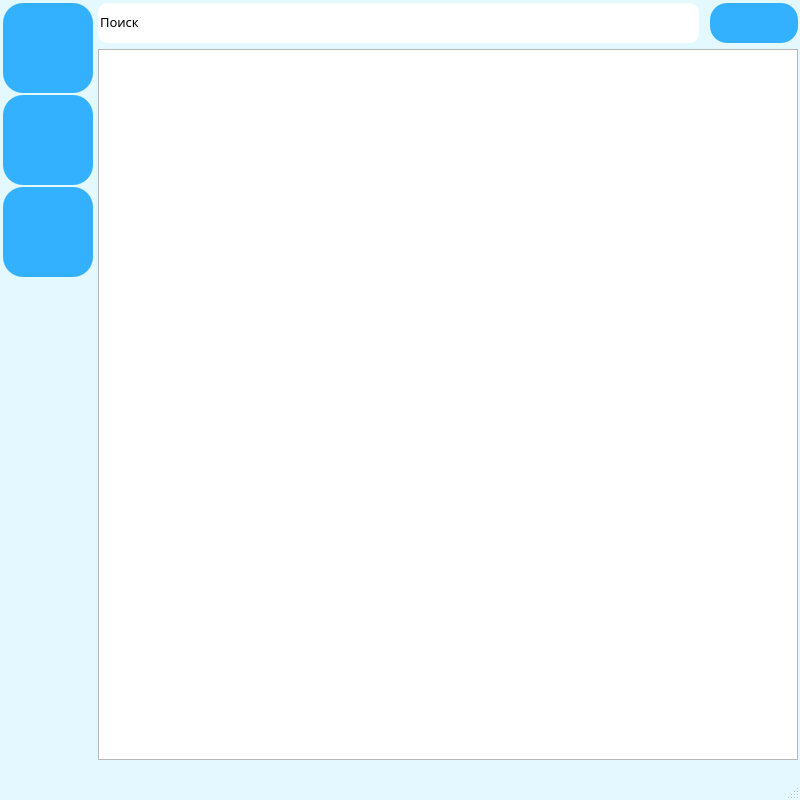
<?xml version="1.0" encoding="UTF-8"?>
<ui version="4.0">
    <class>MainWindow</class>
    <widget class="QMainWindow" name="MainWindow">
        <property name="geometry">
            <rect>
                <x>0</x>
                <y>0</y>
                <width>800</width>
                <height>800</height>
            </rect>
        </property>
        <property name="minimumSize">
            <size>
                <width>800</width>
                <height>800</height>
            </size>
        </property>
        <property name="maximumSize">
            <size>
                <width>800</width>
                <height>800</height>
            </size>
        </property>
        <property name="windowTitle">
            <string>Чаты</string>
        </property>
        <property name="windowIcon">
            <iconset>
                <normaloff>../files/app_images/диалоги.png</normaloff>../files/app_images/диалоги.png
            </iconset>
        </property>
        <property name="whatsThis">
            <string/>
        </property>
        <property name="styleSheet">
            <string notr="true">QMainWindow {
                background-color: rgb(228, 249, 255);
                }
                #pushButton, #pushButton_3, #pushButton_7 {
                background-color: rgb(51, 177, 255);
                border-radius: 20px;
                font: 10pt &quot;Arial&quot;;
                color: rgb(255, 255, 255);
                }
                #pushButton:hover, #pushButton_3:hover, #pushButton_7:hover {
                border-radius: 24px;
                background-color: rgb(52, 202, 232);
                }
                #pushButton:pressed, #pushButton_3:pressed, #pushButton_7:pressed {
                border-radius: 28px;
                background-color: rgb(0, 222, 0);
                }
                QLineEdit {
                border-radius: 10px;
                font: bord, Arial, 15px;
                }
                QLabel {font: bold, Arial, 15px;
                }
                QPushButton:pressed {
                background-color: #42d4da;
                border-style: inset;
                }
                QTextBrowser {
                font: bold, Arial, 12px;
                background-color: #e0f5ff;
                border-color: black;
                border-radius: 10px;}
                QStatusBar {
                font: font: bold, Arial, 8px;
                color: red;}
            </string>
        </property>
        <widget class="QWidget" name="centralwidget">
            <widget class="QListWidget" name="listWidget">
                <property name="geometry">
                    <rect>
                        <x>98</x>
                        <y>49</y>
                        <width>700</width>
                        <height>711</height>
                    </rect>
                </property>
                <property name="font">
                    <font>
                        <family>Arial</family>
                        <weight>75</weight>
                        <bold>true</bold>
                    </font>
                </property>
                <property name="styleSheet">
                    <string notr="true">QPushButton {
                        background-color: rgb(51, 177, 255);
                        border-radius: 17px;
                        font: 10pt &quot;Arial&quot;;
                        color: rgb(255, 255, 255);
                        border: 3px solid #ffffff;
                        }
                        QPushButton:hover {
                        border-radius: 19px;
                        background-color: rgb(52, 202, 232);
                        }
                        QPushButton:pressed {
                        border-radius: 20px;
                        background-color: rgb(0, 222, 0);
                        }
                    </string>
                </property>
            </widget>
            <widget class="QPushButton" name="pushButton">
                <property name="geometry">
                    <rect>
                        <x>3</x>
                        <y>3</y>
                        <width>90</width>
                        <height>90</height>
                    </rect>
                </property>
                <property name="whatsThis">
                    <string>&lt;html&gt;&lt;head/&gt;&lt;body&gt;&lt;p align=&quot;center&quot;&gt;Добавить личное
                        сообщение&lt;/p&gt;&lt;/body&gt;&lt;/html&gt;
                    </string>
                </property>
                <property name="text">
                    <string/>
                </property>
                <property name="icon">
                    <iconset>
                        <normaloff>../files/app_images/Плюс.png</normaloff>../files/app_images/Плюс.png
                    </iconset>
                </property>
                <property name="iconSize">
                    <size>
                        <width>80</width>
                        <height>80</height>
                    </size>
                </property>
            </widget>
            <widget class="QPushButton" name="pushButton_3">
                <property name="geometry">
                    <rect>
                        <x>3</x>
                        <y>95</y>
                        <width>90</width>
                        <height>90</height>
                    </rect>
                </property>
                <property name="styleSheet">
                    <string notr="true">QPushButton#pushButton_3 {
                        background-image: url('C:\Users\mrmur\Desktop\Андрей\Лого — копия.jpg');
                        }
                    </string>
                </property>
                <property name="text">
                    <string/>
                </property>
                <property name="icon">
                    <iconset>
                        <normaloff>../files/app_images/Икона.png</normaloff>../files/app_images/Икона.png
                    </iconset>
                </property>
                <property name="iconSize">
                    <size>
                        <width>75</width>
                        <height>75</height>
                    </size>
                </property>
            </widget>
            <widget class="QPushButton" name="pushButton_5">
                <property name="geometry">
                    <rect>
                        <x>710</x>
                        <y>3</y>
                        <width>88</width>
                        <height>40</height>
                    </rect>
                </property>
                <property name="styleSheet">
                    <string notr="true">#pushButton_5 {
                        background-color: rgb(51, 177, 255);
                        border-radius: 17px;
                        font: 10pt &quot;Arial&quot;;
                        color: rgb(255, 255, 255);
                        }
                        #pushButton_5:hover {
                        border-radius: 19px;
                        background-color: rgb(52, 202, 232);
                        }
                        #pushButton_5:pressed {
                        border-radius: 20px;
                        background-color: rgb(0, 222, 0);
                        }
                    </string>
                </property>
                <property name="text">
                    <string/>
                </property>
                <property name="icon">
                    <iconset>
                        <normaloff>../files/app_images/Лупа.png</normaloff>../files/app_images/Лупа.png
                    </iconset>
                </property>
                <property name="iconSize">
                    <size>
                        <width>50</width>
                        <height>32</height>
                    </size>
                </property>
            </widget>
            <widget class="QLineEdit" name="lineEdit">
                <property name="geometry">
                    <rect>
                        <x>98</x>
                        <y>3</y>
                        <width>601</width>
                        <height>40</height>
                    </rect>
                </property>
                <property name="font">
                    <font>
                        <family></family>
                        <pointsize>10</pointsize>
                        <weight>50</weight>
                        <italic>false</italic>
                        <bold>false</bold>
                    </font>
                </property>
                <property name="text">
                    <string>Поиск</string>
                </property>
            </widget>
            <widget class="QPushButton" name="pushButton_7">
                <property name="geometry">
                    <rect>
                        <x>3</x>
                        <y>187</y>
                        <width>90</width>
                        <height>90</height>
                    </rect>
                </property>
                <property name="text">
                    <string/>
                </property>
                <property name="icon">
                    <iconset>
                        <normaloff>../files/app_images/Настройки.png</normaloff>../files/app_images/Настройки.png
                    </iconset>
                </property>
                <property name="iconSize">
                    <size>
                        <width>80</width>
                        <height>80</height>
                    </size>
                </property>
            </widget>
        </widget>
        <widget class="QStatusBar" name="statusbar">
            <property name="styleSheet">
                <string notr="true">QStatusBar#statusBar {
                    color: red;
                    font: bold;}
                </string>
            </property>
        </widget>
    </widget>
    <resources/>
    <connections/>
</ui>
